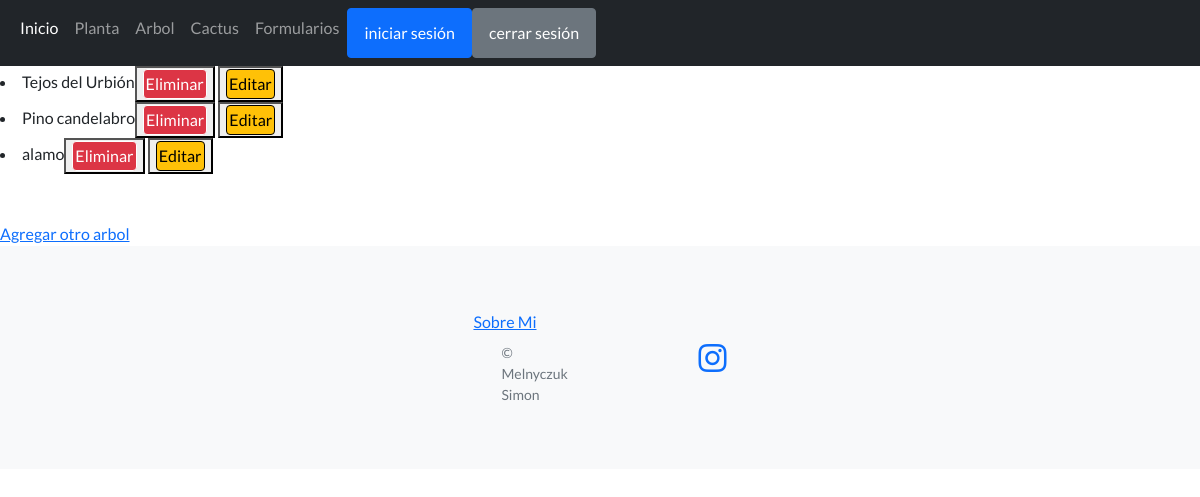
Screenshot of /leerArboles (signed in) with the database file from the repository.
### CoderApp/models.py (models this page shows, shortened)
class Arbol(models.Model):
    nombre = models.CharField(max_length=40)
    nombreCientifico = models.CharField(max_length=40)
    alturaMax = models.IntegerField()

### CoderApp/views.py (the view)
# urls.py: path('leerArboles',views.leerArboles, name='leerArboles'),
@login_required
def leerArboles(request):
     if request.user.is_staff:
      arboles = Arbol.objects.all()
      contexto= {'arboles':arboles}
      return render(request,'leerArboles.html',contexto)
     else:
          return render(request,'needAdmin.html')

### CoderApp/Templates/leerArboles.html (shortened to what this page needs)
{% extends "padre.html" %}
{% load static %}
{% block contenidoQueCambia %}
    {% for c in arboles %}
        <li>{{c.nombre}}<button>
            <a class="btn btn-danger" style="border: solid 1px;padding:2px;" href="{% url 'eliminarArbol' c.nombre %}">Eliminar</a></button>
            <button><a class="btn btn-warning" style="border: solid 1px;padding:2px" href="{% url 'editarArbol' c.nombre %}">Editar</a>
        </button></li>
    {% endfor %}
    <br>
    <br>
    <a href="{% url 'formularios' %}">Agregar otro arbol</a>
{% endblock %}

### rows the page displays
Arbol: nombre "Tejos del Urbión"
Arbol: nombre "Pino candelabro"
Arbol: nombre "alamo"
